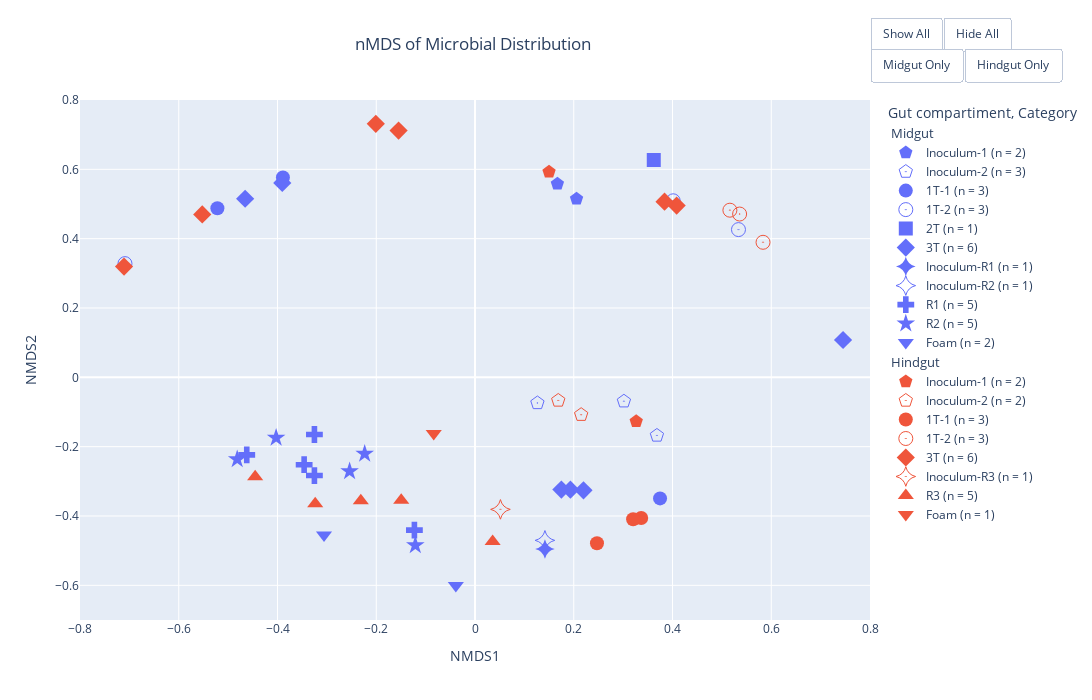

The cell this chart's notebook holds for it:
### Markdown cell above
### Plotting NDMS by Gut Compartiment and Category

#### Plotly interactive plot

### Code cell
import plotly.express as px
fig = px.scatter(metadata, x='NMDS1', y='NMDS2', color='Gut compartiment',
                symbol='Category', category_orders={'Gut compartiment': ['Midgut', 'Hindgut'],
                                                    'Category': order},
                symbol_map=px_markers, title='nMDS of Microbial Distribution')
fig.update_traces(marker={'size':14})
fig.update_layout(width=1200, height=700)
fig.update_yaxes(range=[-0.7, 0.8])
fig.update_xaxes(range=[-0.8, 0.8])
for point in fig.data:
    group = point.legendgroup.split(',')[0]
    point.legendgroup = group
    point.legendgrouptitle.text = group
    count = len(point.x)
    point.name = point.name.split(',')[1].strip() + f' (n = {count})'
fig.update_layout(legend_groupclick="toggleitem")

show_all = [True] * len(fig.data)
hide_all = ['legendonly'] * len(fig.data)
midgut_only = [True if trace.legendgroup == 'Midgut' else 'legendonly' for trace in fig.data]
hindgut_only = [True if trace.legendgroup == 'Hindgut' else 'legendonly' for trace in fig.data]

fig.update_layout(
    title_pad_l=300,
    updatemenus=[
        dict(
            type='buttons',
            direction='left',
            xanchor='left',
            x=1.0, # Adjust X and Y to position the buttons where you like
            y=1.16,
            showactive=False,
            buttons=[
                dict(label='Show All', method='restyle', args=['visible', show_all]),
                dict(label='Hide All', method='restyle', args=['visible', hide_all]),
            ]
        ),
        dict(
            type='buttons',
            direction='left',
            xanchor='left',
            x=1.0, # Adjust X and Y to position the buttons where you like
            y=1.1,
            showactive=False,
            buttons=[
                dict(label='Midgut Only', method='restyle', args=['visible', midgut_only]),
                dict(label='Hindgut Only', method='restyle', args=['visible', hindgut_only]),
            ]
        )
    ]
)
fig.show()
fig.write_html('nmds_gut_cat.html')

### Figure 1 — Plotly figure (JSON) as saved in the notebook; plotly's stock layout.template omitted (floating-point values rounded to 4 significant figures)
{"data": [{"hovertemplate": "Gut compartiment=Midgut<br>Category=Inoculum-1<br>NMDS1=%{x}<br>NMDS2=%{y}<extra></extra>", "legendgroup": "Midgut", "legendgrouptitle": {"text": "Midgut"}, "marker": {"color": "#636efa", "size": 14, "symbol": 13}, "mode": "markers", "name": "Inoculum-1 (n = 2)", "orientation": "v", "showlegend": true, "type": "scatter", "x": [0.1669, 0.2057], "xaxis": "x", "y": [0.5581, 0.515], "yaxis": "y"}, {"hovertemplate": "Gut compartiment=Midgut<br>Category=Inoculum-2<br>NMDS1=%{x}<br>NMDS2=%{y}<extra></extra>", "legendgroup": "Midgut", "legendgrouptitle": {"text": "Midgut"}, "marker": {"color": "#636efa", "size": 14, "symbol": 313}, "mode": "markers", "name": "Inoculum-2 (n = 3)", "orientation": "v", "showlegend": true, "type": "scatter", "x": [0.3684, 0.3016, 0.1264], "xaxis": "x", "y": [-0.1677, -0.06901, -0.07398], "yaxis": "y"}, {"hovertemplate": "Gut compartiment=Midgut<br>Category=1T-1<br>NMDS1=%{x}<br>NMDS2=%{y}<extra></extra>", "legendgroup": "Midgut", "legendgrouptitle": {"text": "Midgut"}, "marker": {"color": "#636efa", "size": 14, "symbol": 0}, "mode": "markers", "name": "1T-1 (n = 3)", "orientation": "v", "showlegend": true, "type": "scatter", "x": [-0.389, -0.5217, 0.3748], "xaxis": "x", "y": [0.5762, 0.4875, -0.3492], "yaxis": "y"}, {"hovertemplate": "Gut compartiment=Midgut<br>Category=1T-2<br>NMDS1=%{x}<br>NMDS2=%{y}<extra></extra>", "legendgroup": "Midgut", "legendgrouptitle": {"text": "Midgut"}, "marker": {"color": "#636efa", "size": 14, "symbol": 300}, "mode": "markers", "name": "1T-2 (n = 3)", "orientation": "v", "showlegend": true, "type": "scatter", "x": [-0.7089, 0.4014, 0.5336], "xaxis": "x", "y": [0.328, 0.5093, 0.4262], "yaxis": "y"}, {"hovertemplate": "Gut compartiment=Midgut<br>Category=2T<br>NMDS1=%{x}<br>NMDS2=%{y}<extra></extra>", "legendgroup": "Midgut", "legendgrouptitle": {"text": "Midgut"}, "marker": {"color": "#636efa", "size": 14, "symbol": 1}, "mode": "markers", "name": "2T (n = 1)", "orientation": "v", "showlegend": true, "type": "scatter", "x": [0.3621], "xaxis": "x", "y": [0.6269], "yaxis": "y"}, {"hovertemplate": "Gut compartiment=Midgut<br>Category=3T<br>NMDS1=%{x}<br>NMDS2=%{y}<extra></extra>", "legendgroup": "Midgut", "legendgrouptitle": {"text": "Midgut"}, "marker": {"color": "#636efa", "size": 14, "symbol": 2}, "mode": "markers", "name": "3T (n = 6)", "orientation": "v", "showlegend": true, "type": "scatter", "x": [0.1749, 0.2197, 0.1932, 0.7454, -0.3903, -0.4655], "xaxis": "x", "y": [-0.3237, -0.3259, -0.324, 0.1076, 0.5609, 0.5151], "yaxis": "y"}, {"hovertemplate": "Gut compartiment=Midgut<br>Category=Inoculum-R1<br>NMDS1=%{x}<br>NMDS2=%{y}<extra></extra>", "legendgroup": "Midgut", "legendgrouptitle": {"text": "Midgut"}, "marker": {"color": "#636efa", "size": 14, "symbol": 22}, "mode": "markers", "name": "Inoculum-R1 (n = 1)", "orientation": "v", "showlegend": true, "type": "scatter", "x": [0.1416], "xaxis": "x", "y": [-0.4953], "yaxis": "y"}, {"hovertemplate": "Gut compartiment=Midgut<br>Category=Inoculum-R2<br>NMDS1=%{x}<br>NMDS2=%{y}<extra></extra>", "legendgroup": "Midgut", "legendgrouptitle": {"text": "Midgut"}, "marker": {"color": "#636efa", "size": 14, "symbol": 122}, "mode": "markers", "name": "Inoculum-R2 (n = 1)", "orientation": "v", "showlegend": true, "type": "scatter", "x": [0.1416], "xaxis": "x", "y": [-0.4703], "yaxis": "y"}, {"hovertemplate": "Gut compartiment=Midgut<br>Category=R1<br>NMDS1=%{x}<br>NMDS2=%{y}<extra></extra>", "legendgroup": "Midgut", "legendgrouptitle": {"text": "Midgut"}, "marker": {"color": "#636efa", "size": 14, "symbol": 3}, "mode": "markers", "name": "R1 (n = 5)", "orientation": "v", "showlegend": true, "type": "scatter", "x": [-0.1227, -0.3252, -0.346, -0.3252, -0.4623], "xaxis": "x", "y": [-0.4409, -0.1649, -0.252, -0.2833, -0.2236], "yaxis": "y"}, {"hovertemplate": "Gut compartiment=Midgut<br>Category=R2<br>NMDS1=%{x}<br>NMDS2=%{y}<extra></extra>", "legendgroup": "Midgut", "legendgrouptitle": {"text": "Midgut"}, "marker": {"color": "#636efa", "size": 14, "symbol": 17}, "mode": "markers", "name": "R2 (n = 5)", "orientation": "v", "showlegend": true, "type": "scatter", "x": [-0.1209, -0.2234, -0.254, -0.4028, -0.4816], "xaxis": "x", "y": [-0.4845, -0.2208, -0.2709, -0.1743, -0.2366], "yaxis": "y"}, {"hovertemplate": "Gut compartiment=Midgut<br>Category=Foam<br>NMDS1=%{x}<br>NMDS2=%{y}<extra></extra>", "legendgroup": "Midgut", "legendgrouptitle": {"text": "Midgut"}, "marker": {"color": "#636efa", "size": 14, "symbol": 6}, "mode": "markers", "name": "Foam (n = 2)", "orientation": "v", "showlegend": true, "type": "scatter", "x": [-0.03883, -0.3058], "xaxis": "x", "y": [-0.6007, -0.455], "yaxis": "y"}, {"hovertemplate": "Gut compartiment=Hindgut<br>Category=Inoculum-1<br>NMDS1=%{x}<br>NMDS2=%{y}<extra></extra>", "legendgroup": "Hindgut", "legendgrouptitle": {"text": "Hindgut"}, "marker": {"color": "#EF553B", "size": 14, "symbol": 13}, "mode": "markers", "name": "Inoculum-1 (n = 2)", "orientation": "v", "showlegend": true, "type": "scatter", "x": [0.1499, 0.3265], "xaxis": "x", "y": [0.5927, -0.127], "yaxis": "y"}, {"hovertemplate": "Gut compartiment=Hindgut<br>Category=Inoculum-2<br>NMDS1=%{x}<br>NMDS2=%{y}<extra></extra>", "legendgroup": "Hindgut", "legendgrouptitle": {"text": "Hindgut"}, "marker": {"color": "#EF553B", "size": 14, "symbol": 313}, "mode": "markers", "name": "Inoculum-2 (n = 2)", "orientation": "v", "showlegend": true, "type": "scatter", "x": [0.1686, 0.215], "xaxis": "x", "y": [-0.06675, -0.1078], "yaxis": "y"}, {"hovertemplate": "Gut compartiment=Hindgut<br>Category=1T-1<br>NMDS1=%{x}<br>NMDS2=%{y}<extra></extra>", "legendgroup": "Hindgut", "legendgrouptitle": {"text": "Hindgut"}, "marker": {"color": "#EF553B", "size": 14, "symbol": 0}, "mode": "markers", "name": "1T-1 (n = 3)", "orientation": "v", "showlegend": true, "type": "scatter", "x": [0.3366, 0.3202, 0.247], "xaxis": "x", "y": [-0.4059, -0.4093, -0.4788], "yaxis": "y"}, {"hovertemplate": "Gut compartiment=Hindgut<br>Category=1T-2<br>NMDS1=%{x}<br>NMDS2=%{y}<extra></extra>", "legendgroup": "Hindgut", "legendgrouptitle": {"text": "Hindgut"}, "marker": {"color": "#EF553B", "size": 14, "symbol": 300}, "mode": "markers", "name": "1T-2 (n = 3)", "orientation": "v", "showlegend": true, "type": "scatter", "x": [0.5162, 0.5359, 0.5834], "xaxis": "x", "y": [0.4822, 0.471, 0.3895], "yaxis": "y"}, {"hovertemplate": "Gut compartiment=Hindgut<br>Category=3T<br>NMDS1=%{x}<br>NMDS2=%{y}<extra></extra>", "legendgroup": "Hindgut", "legendgrouptitle": {"text": "Hindgut"}, "marker": {"color": "#EF553B", "size": 14, "symbol": 2}, "mode": "markers", "name": "3T (n = 6)", "orientation": "v", "showlegend": true, "type": "scatter", "x": [-0.2009, -0.1548, -0.7108, -0.5524, 0.4084, 0.3839], "xaxis": "x", "y": [0.7313, 0.7118, 0.3194, 0.47, 0.4955, 0.5066], "yaxis": "y"}, {"hovertemplate": "Gut compartiment=Hindgut<br>Category=Inoculum-R3<br>NMDS1=%{x}<br>NMDS2=%{y}<extra></extra>", "legendgroup": "Hindgut", "legendgrouptitle": {"text": "Hindgut"}, "marker": {"color": "#EF553B", "size": 14, "symbol": 322}, "mode": "markers", "name": "Inoculum-R3 (n = 1)", "orientation": "v", "showlegend": true, "type": "scatter", "x": [0.05155], "xaxis": "x", "y": [-0.3809], "yaxis": "y"}, {"hovertemplate": "Gut compartiment=Hindgut<br>Category=R3<br>NMDS1=%{x}<br>NMDS2=%{y}<extra></extra>", "legendgroup": "Hindgut", "legendgrouptitle": {"text": "Hindgut"}, "marker": {"color": "#EF553B", "size": 14, "symbol": 5}, "mode": "markers", "name": "R3 (n = 5)", "orientation": "v", "showlegend": true, "type": "scatter", "x": [0.03571, -0.1494, -0.2313, -0.3236, -0.4452], "xaxis": "x", "y": [-0.4738, -0.3549, -0.3559, -0.3648, -0.2869], "yaxis": "y"}, {"hovertemplate": "Gut compartiment=Hindgut<br>Category=Foam<br>NMDS1=%{x}<br>NMDS2=%{y}<extra></extra>", "legendgroup": "Hindgut", "legendgrouptitle": {"text": "Hindgut"}, "marker": {"color": "#EF553B", "size": 14, "symbol": 6}, "mode": "markers", "name": "Foam (n = 1)", "orientation": "v", "showlegend": true, "type": "scatter", "x": [-0.08359], "xaxis": "x", "y": [-0.1618], "yaxis": "y"}], "layout": {"height": 700, "legend": {"groupclick": "toggleitem", "title": {"text": "Gut compartiment, Category"}, "tracegroupgap": 0}, "title": {"pad": {"l": 300}, "text": "nMDS of Microbial Distribution"}, "updatemenus": [{"buttons": [{"args": ["visible", [true, true, true, true, true, true, true, true, true, true, true, true, true, true, true, true, true, true, true]], "label": "Show All", "method": "restyle"}, {"args": ["visible", ["legendonly", "legendonly", "legendonly", "legendonly", "legendonly", "legendonly", "legendonly", "legendonly", "legendonly", "legendonly", "legendonly", "legendonly", "legendonly", "legendonly", "legendonly", "legendonly", "legendonly", "legendonly", "legendonly"]], "label": "Hide All", "method": "restyle"}], "direction": "left", "showactive": false, "type": "buttons", "x": 1.0, "xanchor": "left", "y": 1.16}, {"buttons": [{"args": ["visible", [true, true, true, true, true, true, true, true, true, true, true, "legendonly", "legendonly", "legendonly", "legendonly", "legendonly", "legendonly", "legendonly", "legendonly"]], "label": "Midgut Only", "method": "restyle"}, {"args": ["visible", ["legendonly", "legendonly", "legendonly", "legendonly", "legendonly", "legendonly", "legendonly", "legendonly", "legendonly", "legendonly", "legendonly", true, true, true, true, true, true, true, true]], "label": "Hindgut Only", "method": "restyle"}], "direction": "left", "showactive": false, "type": "buttons", "x": 1.0, "xanchor": "left", "y": 1.1}], "width": 1200, "xaxis": {"anchor": "y", "domain": [0.0, 1.0], "range": [-0.8, 0.8], "title": {"text": "NMDS1"}}, "yaxis": {"anchor": "x", "domain": [0.0, 1.0], "range": [-0.7, 0.8], "title": {"text": "NMDS2"}}}}
